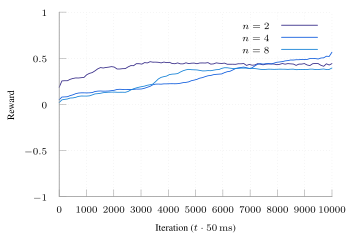

The script that saved this image:
set terminal tikz standalone color size 9cm,6cm font '\scriptsize' preamble '\usepackage{microtype} \usepackage{times} \usepackage[T1]{fontenc} \usepackage{siunitx}\sisetup{detect-all}'
set output "soln-cap-reward-binary.tex"

load "parula.pal"

set style line 102 lc rgb '#a0a0a0' lt 1 lw 1
set border ls 102
set colorbox border 102
set key textcolor rgb "black"
set tics textcolor rgb "black"
set label textcolor rgb "black"

set border 3
set grid x y
set xtics nomirror
set ytics nomirror

#set key autotitle columnhead
set datafile separator ","

set xlabel "Iteration ($t \\cdot{} \\SI{50}{\\milli\\second}$)"
set ylabel "Reward"

set yrange [-1.0:1.0]

plot '../results/soln-cap-2-avg.csv' u 1:2 w lines smooth sbezier title "$n=2$", \
     '../results/soln-cap-4-avg.csv' u 1:2 w lines smooth sbezier title "$n=4$", \
     '../results/soln-cap-8-avg.csv' u 1:2 w lines smooth sbezier title "$n=8$"#, \
     #'../results/soln-cap-16-avg.csv' u 1:2 w lines smooth sbezier title "$n=16$"
